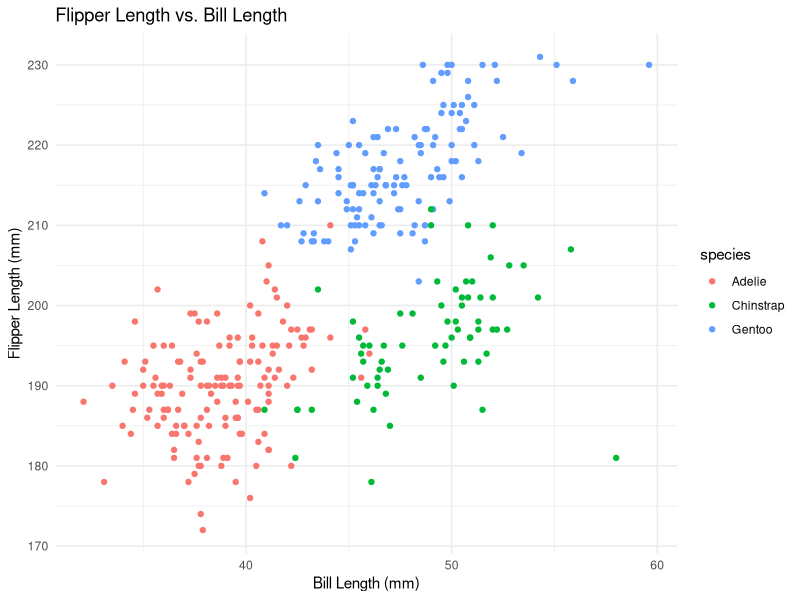
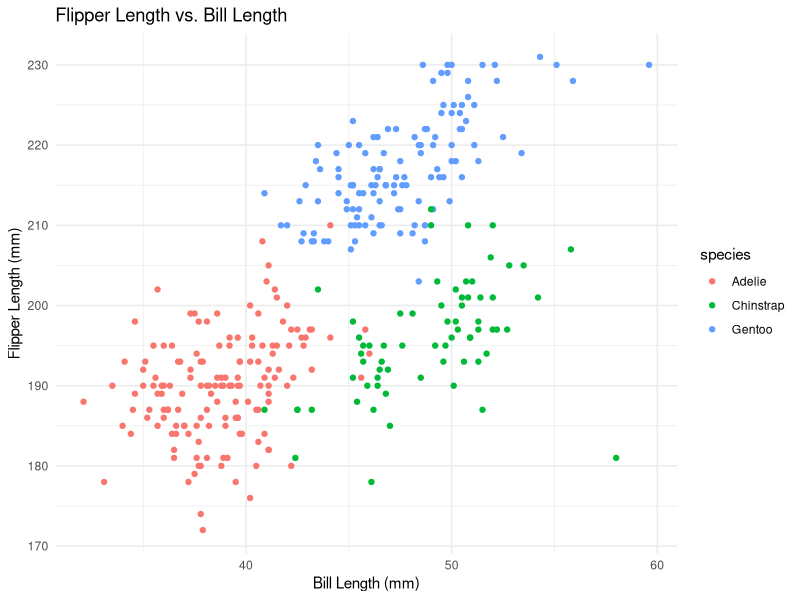

These figures' R source, in order:
## ---- chunk 1
# loading tidyverse
library(tidyverse)
## ---- chunk 2
# creating the data frame from above using tibble
df_1 = tibble(
  num_vec = rnorm(10),
  logic_vec = num_vec > 0,
  char_vec = c("Techno", "is", "superior", "to", "all", "other",
                "forms", "of", "electronic", "music"),
  factor_vec = factor(c("Acid", "Dub", "Dub", "Minimal", "Acid",
                         "Acid", "Minimal", "Dub", "Acid", "Minimal"))
)

# displaying df_1
df_1
## ---- chunk 3
# using the pull function to extract variables from df_1 and find their means
mean(df_1 %>% pull(num_vec))
mean(df_1 %>% pull(logic_vec))
mean(df_1 %>% pull(char_vec))
mean(df_1 %>% pull (factor_vec))
## ---- chunk 4
# loading penguin data downloaded from install.packages("palmerpenguins")
data("penguins", package = "palmerpenguins" )
## ---- chunk 5
# making a scatterplot of flipper length vs. bill length
ggplot(penguins, aes(x = bill_length_mm, y = flipper_length_mm, color = species)) +
      geom_point() +
      labs(x = "Bill Length (mm)", y = "Flipper Length (mm)", title = 
             "Flipper Length vs. Bill Length") +
      theme_minimal()

# saving the plot
ggsave("penguin_scatterplot.pdf", height = 4, width = 6)
